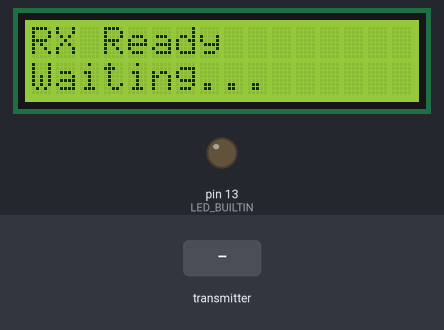
A sketch run on a simulated Arduino Nano, built with avr-gcc and run on an emulated ATmega328P. Parts: 16×2 character LCD, output pins drawn as LEDs (lit = HIGH). Inputs (shaded band) come from the test bench. No radio packets arrive unless stated; what the sketch prints to the serial monitor is not drawn.

Above: at 1.3 s.
1.4 s: the transmitter starts sending top = 1
At 2.6 s:
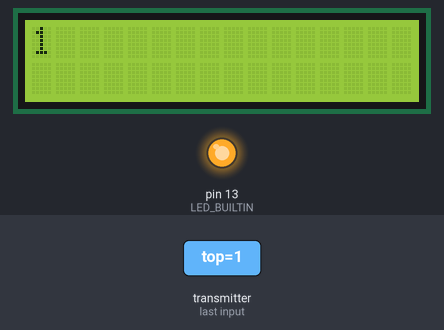
4.4 s: the transmitter starts sending bottom = 0
At 5.4 s:
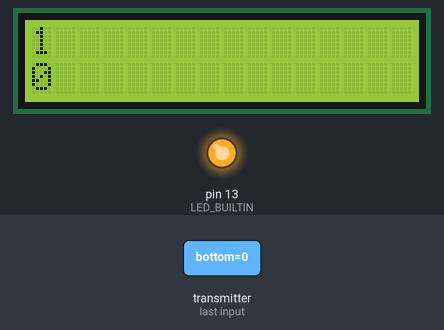
7.4 s: the transmitter starts sending top = 0
At 8.7 s:
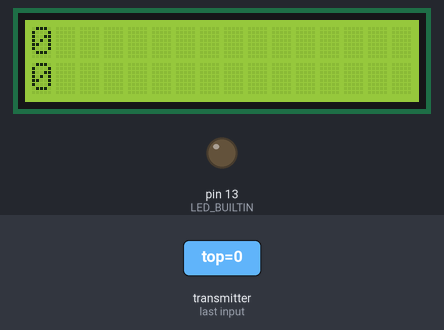
10.4 s: the transmitter starts sending bottom = 1
At 10.8 s:
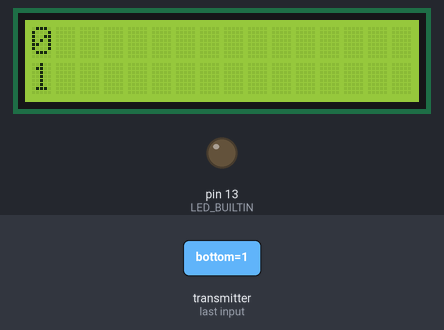
14.9 s: the transmitter starts sending top = 1
At 15.5 s:
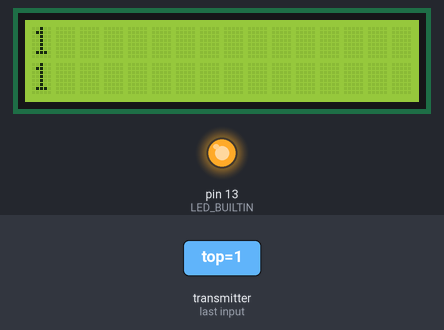
22.4 s: the transmitter starts sending bottom = 0
At 22.7 s:
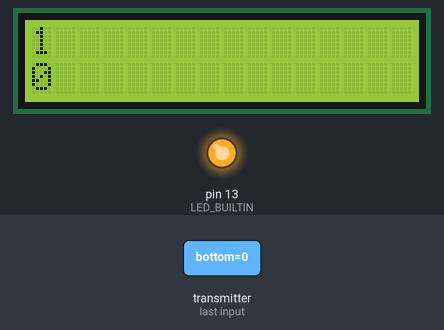
Timing chart, 0 to 25.4 s (numbered marks = the images above; inputs shaded):
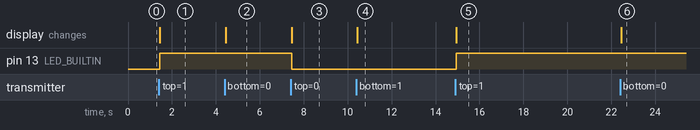

The sketch:

RF_Nano_Receiver.ino
```cpp
#include <SPI.h>
#include <RF24.h>
#include <Wire.h>
#include <LiquidCrystal_I2C.h>

// ---------- RF24 SETTINGS ----------
RF24 radio(10, 9);                 // CE, CSN (change if your RF Nano differs)
const byte address[6] = "S3A9Q";    // MUST match transmitter

// ---------- LCD SETTINGS ----------
LiquidCrystal_I2C lcd(0x27, 16, 2); // change 0x27 -> 0x3F if needed

struct Payload32 {
  char top[16];
  char bottom[16];
};

void lcdShow(const Payload32 &p) {
  lcd.setCursor(0, 0);
  for (int i = 0; i < 16; i++) lcd.print(p.top[i]);
  lcd.setCursor(0, 1);
  for (int i = 0; i < 16; i++) lcd.print(p.bottom[i]);
}

// Interpret LED command if top line begins with '1' or '0' (after skipping spaces)
void maybeSetLedFromTop(const Payload32 &p) {
  int i = 0;
  while (i < 16 && p.top[i] == ' ') i++;
  if (i < 16) {
    if (p.top[i] == '1') digitalWrite(LED_BUILTIN, HIGH);
    if (p.top[i] == '0') digitalWrite(LED_BUILTIN, LOW);
  }
}

void setup() {
  pinMode(LED_BUILTIN, OUTPUT);
  Serial.begin(115200);

  // LCD init
  lcd.init();
  lcd.backlight();
  lcd.clear();
  lcd.setCursor(0,0);
  lcd.print("RX Booting...");

  // Radio init
  if (!radio.begin()) {
    Serial.println("radio.begin() failed");
    lcd.clear();
    lcd.setCursor(0,0);
    lcd.print("RF begin FAIL");
    while (1) {}
  }

  // Same reliable settings as TX
  radio.setChannel(120);
  radio.setDataRate(RF24_250KBPS);
  radio.setPALevel(RF24_PA_LOW);
  radio.setCRCLength(RF24_CRC_16);
  radio.setAutoAck(true);
  radio.setRetries(5, 15);

  radio.openReadingPipe(0, address);
  radio.startListening();

  lcd.clear();
  lcd.setCursor(0,0);
  lcd.print("RX Ready");
  lcd.setCursor(0,1);
  lcd.print("Waiting...");
  Serial.println("RX ready");
}

void loop() {
  if (radio.available()) {
    Payload32 p;
    radio.read(&p, sizeof(p));

    // Update LCD
    lcd.clear();
    lcdShow(p);

    // Optional: LED control via '1'/'0'
    maybeSetLedFromTop(p);

    // Debug print
    Serial.print("Top: ");
    for (int i = 0; i < 16; i++) Serial.print(p.top[i]);
    Serial.print(" | Bottom: ");
    for (int i = 0; i < 16; i++) Serial.print(p.bottom[i]);
    Serial.println();
  }
}
```

Measured:
- after the input at 1.4 s, pin 13 (LED_BUILTIN): LOW → HIGH at once; the display: changes at once (image 1)
- after the input at 4.4 s, the display: changes after 0.05 s (image 2)
- after the input at 7.4 s, pin 13 (LED_BUILTIN): HIGH → LOW at once; the display: changes at once (image 3)
- after the input at 10.4 s, the display: changes at once (image 4)
- after the input at 14.9 s, pin 13 (LED_BUILTIN): LOW → HIGH at once; the display: changes at once (image 5)
- after the input at 22.4 s, the display: changes after 0.05 s (image 6)
